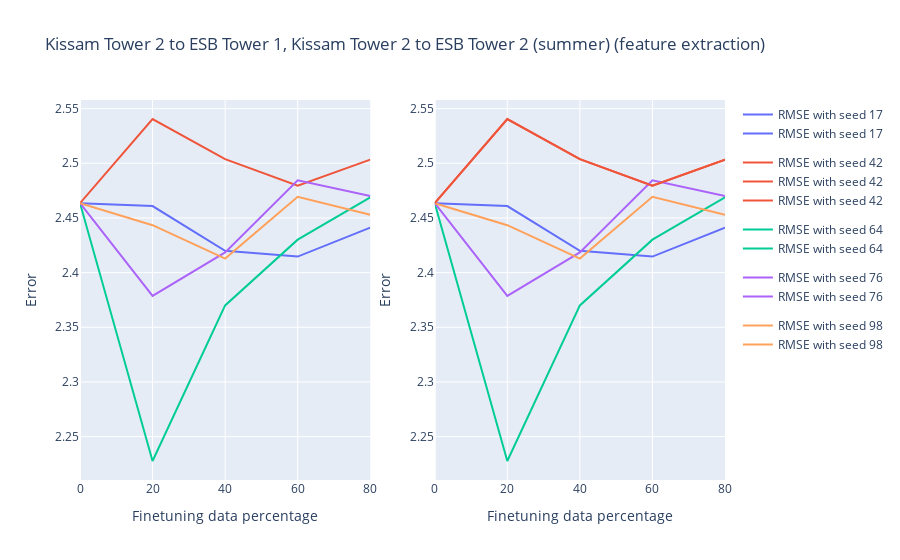
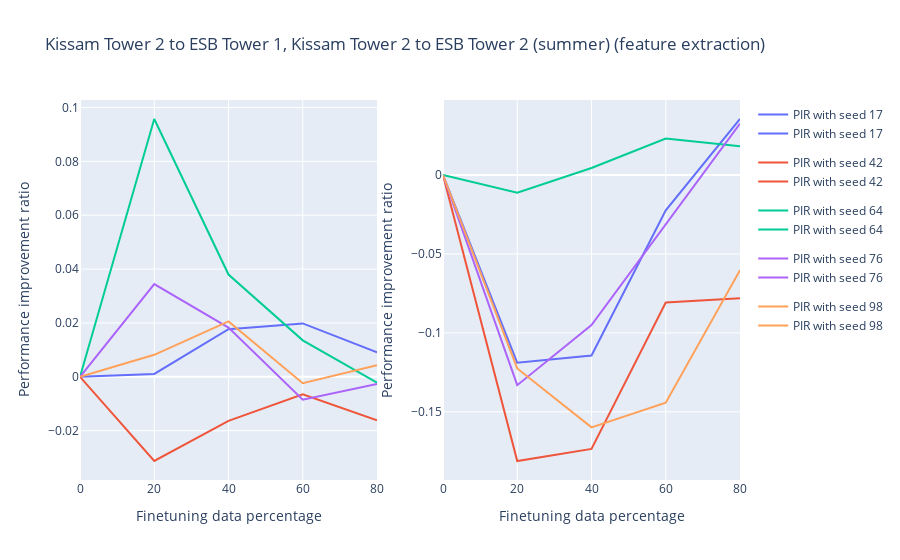

These figures' notebook cell, in order:
### Code cell
plot_multiseed_error_pir(ft_percents=ft_percents, from_building="Kissam", from_tower=2, to_building="ESB", season="summer")

### Figure 1 — Plotly figure (JSON) as saved in the notebook; plotly's stock layout.template omitted (floating-point values rounded to 4 significant figures)
{"data": [{"hovertemplate": "variable=RMSE with seed 17<br>finetuning data percentage=%{x}<br>value=%{y}<extra></extra>", "legendgroup": "RMSE with seed 17", "line": {"color": "#636efa", "dash": "solid"}, "marker": {"symbol": "circle"}, "mode": "lines", "name": "RMSE with seed 17", "orientation": "v", "showlegend": true, "type": "scatter", "x": [0, 20, 40, 60, 80], "xaxis": "x", "y": [2.464, 2.461, 2.42, 2.415, 2.441], "yaxis": "y"}, {"hovertemplate": "variable=RMSE with seed 42<br>finetuning data percentage=%{x}<br>value=%{y}<extra></extra>", "legendgroup": "RMSE with seed 42", "line": {"color": "#EF553B", "dash": "solid"}, "marker": {"symbol": "circle"}, "mode": "lines", "name": "RMSE with seed 42", "orientation": "v", "showlegend": true, "type": "scatter", "x": [0, 20, 40, 60, 80], "xaxis": "x", "y": [2.464, 2.54, 2.504, 2.479, 2.503], "yaxis": "y"}, {"hovertemplate": "variable=RMSE with seed 64<br>finetuning data percentage=%{x}<br>value=%{y}<extra></extra>", "legendgroup": "RMSE with seed 64", "line": {"color": "#00cc96", "dash": "solid"}, "marker": {"symbol": "circle"}, "mode": "lines", "name": "RMSE with seed 64", "orientation": "v", "showlegend": true, "type": "scatter", "x": [0, 20, 40, 60, 80], "xaxis": "x", "y": [2.464, 2.228, 2.37, 2.43, 2.469], "yaxis": "y"}, {"hovertemplate": "variable=RMSE with seed 76<br>finetuning data percentage=%{x}<br>value=%{y}<extra></extra>", "legendgroup": "RMSE with seed 76", "line": {"color": "#ab63fa", "dash": "solid"}, "marker": {"symbol": "circle"}, "mode": "lines", "name": "RMSE with seed 76", "orientation": "v", "showlegend": true, "type": "scatter", "x": [0, 20, 40, 60, 80], "xaxis": "x", "y": [2.464, 2.379, 2.418, 2.484, 2.47], "yaxis": "y"}, {"hovertemplate": "variable=RMSE with seed 98<br>finetuning data percentage=%{x}<br>value=%{y}<extra></extra>", "legendgroup": "RMSE with seed 98", "line": {"color": "#FFA15A", "dash": "solid"}, "marker": {"symbol": "circle"}, "mode": "lines", "name": "RMSE with seed 98", "orientation": "v", "showlegend": true, "type": "scatter", "x": [0, 20, 40, 60, 80], "xaxis": "x", "y": [2.464, 2.443, 2.413, 2.469, 2.453], "yaxis": "y"}, {"hovertemplate": "variable=RMSE with seed 17<br>finetuning data percentage=%{x}<br>value=%{y}<extra></extra>", "legendgroup": "RMSE with seed 17", "line": {"color": "#636efa", "dash": "solid"}, "marker": {"symbol": "circle"}, "mode": "lines", "name": "RMSE with seed 17", "orientation": "v", "showlegend": true, "type": "scatter", "x": [0, 20, 40, 60, 80], "xaxis": "x2", "y": [2.464, 2.461, 2.42, 2.415, 2.441], "yaxis": "y2"}, {"hovertemplate": "variable=RMSE with seed 42<br>finetuning data percentage=%{x}<br>value=%{y}<extra></extra>", "legendgroup": "RMSE with seed 42", "line": {"color": "#EF553B", "dash": "solid"}, "marker": {"symbol": "circle"}, "mode": "lines", "name": "RMSE with seed 42", "orientation": "v", "showlegend": true, "type": "scatter", "x": [0, 20, 40, 60, 80], "xaxis": "x2", "y": [2.464, 2.54, 2.504, 2.479, 2.503], "yaxis": "y2"}, {"hovertemplate": "variable=RMSE with seed 64<br>finetuning data percentage=%{x}<br>value=%{y}<extra></extra>", "legendgroup": "RMSE with seed 64", "line": {"color": "#00cc96", "dash": "solid"}, "marker": {"symbol": "circle"}, "mode": "lines", "name": "RMSE with seed 64", "orientation": "v", "showlegend": true, "type": "scatter", "x": [0, 20, 40, 60, 80], "xaxis": "x2", "y": [2.464, 2.228, 2.37, 2.43, 2.469], "yaxis": "y2"}, {"hovertemplate": "variable=RMSE with seed 76<br>finetuning data percentage=%{x}<br>value=%{y}<extra></extra>", "legendgroup": "RMSE with seed 76", "line": {"color": "#ab63fa", "dash": "solid"}, "marker": {"symbol": "circle"}, "mode": "lines", "name": "RMSE with seed 76", "orientation": "v", "showlegend": true, "type": "scatter", "x": [0, 20, 40, 60, 80], "xaxis": "x2", "y": [2.464, 2.379, 2.418, 2.484, 2.47], "yaxis": "y2"}, {"hovertemplate": "variable=RMSE with seed 98<br>finetuning data percentage=%{x}<br>value=%{y}<extra></extra>", "legendgroup": "RMSE with seed 98", "line": {"color": "#FFA15A", "dash": "solid"}, "marker": {"symbol": "circle"}, "mode": "lines", "name": "RMSE with seed 98", "orientation": "v", "showlegend": true, "type": "scatter", "x": [0, 20, 40, 60, 80], "xaxis": "x2", "y": [2.464, 2.443, 2.413, 2.469, 2.453], "yaxis": "y2"}, {"hovertemplate": "variable=RMSE with seed 42<br>finetuning data percentage=%{x}<br>value=%{y}<extra></extra>", "legendgroup": "RMSE with seed 42", "line": {"color": "#EF553B", "dash": "solid"}, "marker": {"symbol": "circle"}, "mode": "lines", "name": "RMSE with seed 42", "orientation": "v", "showlegend": true, "type": "scatter", "x": [0, 20, 40, 60, 80], "xaxis": "x2", "y": [2.464, 2.54, 2.504, 2.479, 2.503], "yaxis": "y2"}], "layout": {"showlegend": true, "title": {"text": "Kissam Tower 2 to ESB Tower 1, Kissam Tower 2 to ESB Tower 2 (summer) (feature extraction)"}, "xaxis": {"anchor": "y", "domain": [0, 0.45], "title": {"text": "Finetuning data percentage"}}, "xaxis2": {"anchor": "y2", "domain": [0.55, 1], "title": {"text": "Finetuning data percentage"}}, "yaxis": {"anchor": "x", "domain": [0, 1], "title": {"text": "Error"}}, "yaxis2": {"anchor": "x2", "domain": [0, 1], "title": {"text": "Error"}}}}

### Figure 2 — Plotly figure (JSON) as saved in the notebook; plotly's stock layout.template omitted (floating-point values rounded to 4 significant figures)
{"data": [{"hovertemplate": "variable=PIR with seed 17<br>finetuning data percentage=%{x}<br>value=%{y}<extra></extra>", "legendgroup": "PIR with seed 17", "line": {"color": "#636efa", "dash": "solid"}, "marker": {"symbol": "circle"}, "mode": "lines", "name": "PIR with seed 17", "orientation": "v", "showlegend": true, "type": "scatter", "x": [0, 20, 40, 60, 80], "xaxis": "x", "y": [0, 0.001061, 0.01766, 0.01982, 0.009076], "yaxis": "y"}, {"hovertemplate": "variable=PIR with seed 42<br>finetuning data percentage=%{x}<br>value=%{y}<extra></extra>", "legendgroup": "PIR with seed 42", "line": {"color": "#EF553B", "dash": "solid"}, "marker": {"symbol": "circle"}, "mode": "lines", "name": "PIR with seed 42", "orientation": "v", "showlegend": true, "type": "scatter", "x": [0, 20, 40, 60, 80], "xaxis": "x", "y": [0, -0.03125, -0.01636, -0.006472, -0.01617], "yaxis": "y"}, {"hovertemplate": "variable=PIR with seed 64<br>finetuning data percentage=%{x}<br>value=%{y}<extra></extra>", "legendgroup": "PIR with seed 64", "line": {"color": "#00cc96", "dash": "solid"}, "marker": {"symbol": "circle"}, "mode": "lines", "name": "PIR with seed 64", "orientation": "v", "showlegend": true, "type": "scatter", "x": [0, 20, 40, 60, 80], "xaxis": "x", "y": [0, 0.09572, 0.03797, 0.01355, -0.002183], "yaxis": "y"}, {"hovertemplate": "variable=PIR with seed 76<br>finetuning data percentage=%{x}<br>value=%{y}<extra></extra>", "legendgroup": "PIR with seed 76", "line": {"color": "#ab63fa", "dash": "solid"}, "marker": {"symbol": "circle"}, "mode": "lines", "name": "PIR with seed 76", "orientation": "v", "showlegend": true, "type": "scatter", "x": [0, 20, 40, 60, 80], "xaxis": "x", "y": [0, 0.03444, 0.0183, -0.008504, -0.002701], "yaxis": "y"}, {"hovertemplate": "variable=PIR with seed 98<br>finetuning data percentage=%{x}<br>value=%{y}<extra></extra>", "legendgroup": "PIR with seed 98", "line": {"color": "#FFA15A", "dash": "solid"}, "marker": {"symbol": "circle"}, "mode": "lines", "name": "PIR with seed 98", "orientation": "v", "showlegend": true, "type": "scatter", "x": [0, 20, 40, 60, 80], "xaxis": "x", "y": [0, 0.008168, 0.02056, -0.002352, 0.004329], "yaxis": "y"}, {"hovertemplate": "variable=PIR with seed 17<br>finetuning data percentage=%{x}<br>value=%{y}<extra></extra>", "legendgroup": "PIR with seed 17", "line": {"color": "#636efa", "dash": "solid"}, "marker": {"symbol": "circle"}, "mode": "lines", "name": "PIR with seed 17", "orientation": "v", "showlegend": true, "type": "scatter", "x": [0, 20, 40, 60, 80], "xaxis": "x2", "y": [0, -0.1189, -0.1143, -0.0224, 0.03549], "yaxis": "y2"}, {"hovertemplate": "variable=PIR with seed 42<br>finetuning data percentage=%{x}<br>value=%{y}<extra></extra>", "legendgroup": "PIR with seed 42", "line": {"color": "#EF553B", "dash": "solid"}, "marker": {"symbol": "circle"}, "mode": "lines", "name": "PIR with seed 42", "orientation": "v", "showlegend": true, "type": "scatter", "x": [0, 20, 40, 60, 80], "xaxis": "x2", "y": [0, -0.1812, -0.1735, -0.08071, -0.0781], "yaxis": "y2"}, {"hovertemplate": "variable=PIR with seed 64<br>finetuning data percentage=%{x}<br>value=%{y}<extra></extra>", "legendgroup": "PIR with seed 64", "line": {"color": "#00cc96", "dash": "solid"}, "marker": {"symbol": "circle"}, "mode": "lines", "name": "PIR with seed 64", "orientation": "v", "showlegend": true, "type": "scatter", "x": [0, 20, 40, 60, 80], "xaxis": "x2", "y": [0, -0.01125, 0.00445, 0.02308, 0.01817], "yaxis": "y2"}, {"hovertemplate": "variable=PIR with seed 76<br>finetuning data percentage=%{x}<br>value=%{y}<extra></extra>", "legendgroup": "PIR with seed 76", "line": {"color": "#ab63fa", "dash": "solid"}, "marker": {"symbol": "circle"}, "mode": "lines", "name": "PIR with seed 76", "orientation": "v", "showlegend": true, "type": "scatter", "x": [0, 20, 40, 60, 80], "xaxis": "x2", "y": [0, -0.1331, -0.09507, -0.03099, 0.03255], "yaxis": "y2"}, {"hovertemplate": "variable=PIR with seed 98<br>finetuning data percentage=%{x}<br>value=%{y}<extra></extra>", "legendgroup": "PIR with seed 98", "line": {"color": "#FFA15A", "dash": "solid"}, "marker": {"symbol": "circle"}, "mode": "lines", "name": "PIR with seed 98", "orientation": "v", "showlegend": true, "type": "scatter", "x": [0, 20, 40, 60, 80], "xaxis": "x2", "y": [0, -0.1225, -0.1598, -0.1442, -0.06025], "yaxis": "y2"}], "layout": {"showlegend": true, "title": {"text": "Kissam Tower 2 to ESB Tower 1, Kissam Tower 2 to ESB Tower 2 (summer) (feature extraction)"}, "xaxis": {"anchor": "y", "domain": [0, 0.45], "title": {"text": "Finetuning data percentage"}}, "xaxis2": {"anchor": "y2", "domain": [0.55, 1], "title": {"text": "Finetuning data percentage"}}, "yaxis": {"anchor": "x", "domain": [0, 1], "title": {"text": "Performance improvement ratio"}}, "yaxis2": {"anchor": "x2", "domain": [0, 1], "title": {"text": "Performance improvement ratio"}}}}
